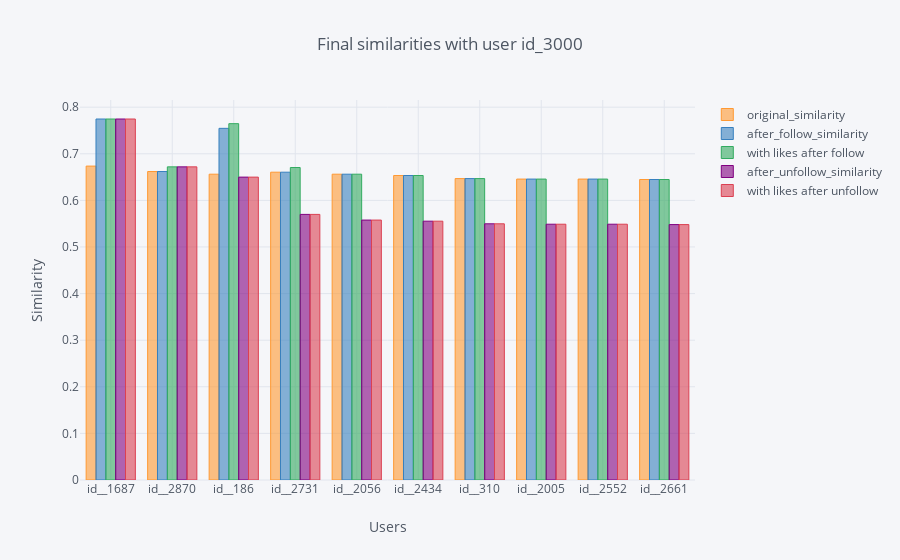

The code cell stored with this chart in its notebook:
### Code cell
end_similarity.iplot(kind='bar', x='plan_ori_id', title='Final similarities with user id_3000', 
            yTitle='Similarity', xTitle='Users')

### Figure 1 — Plotly figure (JSON) as saved in the notebook; plotly's stock layout.template omitted (floating-point values rounded to 4 significant figures)
{"data": [{"marker": {"color": "rgba(255, 153, 51, 0.6)", "line": {"color": "rgba(255, 153, 51, 1.0)", "width": 1}}, "name": "original_similarity", "orientation": "v", "text": "", "type": "bar", "uid": "a34eeab3-5411-4e95-9ed5-cebde026bdf7", "x": ["id__1687", "id__2870", "id__186", "id__2731", "id__2056", "id__2434", "id__310", "id__2005", "id__2552", "id__2661"], "y": [0.6736, 0.6619, 0.6562, 0.6605, 0.6562, 0.6534, 0.6467, 0.6457, 0.6457, 0.6448]}, {"marker": {"color": "rgba(55, 128, 191, 0.6)", "line": {"color": "rgba(55, 128, 191, 1.0)", "width": 1}}, "name": "after_follow_similarity", "orientation": "v", "text": "", "type": "bar", "uid": "2c80c569-5a6c-4ce9-8a32-8575c3615628", "x": ["id__1687", "id__2870", "id__186", "id__2731", "id__2056", "id__2434", "id__310", "id__2005", "id__2552", "id__2661"], "y": [0.7746, 0.6619, 0.7546, 0.6605, 0.6562, 0.6534, 0.6467, 0.6457, 0.6457, 0.6448]}, {"marker": {"color": "rgba(50, 171, 96, 0.6)", "line": {"color": "rgba(50, 171, 96, 1.0)", "width": 1}}, "name": "with likes after follow", "orientation": "v", "text": "", "type": "bar", "uid": "6386f797-d62d-4d10-8811-8bdbaacfe34b", "x": ["id__1687", "id__2870", "id__186", "id__2731", "id__2056", "id__2434", "id__310", "id__2005", "id__2552", "id__2661"], "y": [0.7746, 0.6719, 0.7646, 0.6705, 0.6562, 0.6534, 0.6467, 0.6457, 0.6457, 0.6448]}, {"marker": {"color": "rgba(128, 0, 128, 0.6)", "line": {"color": "rgba(128, 0, 128, 1.0)", "width": 1}}, "name": "after_unfollow_similarity", "orientation": "v", "text": "", "type": "bar", "uid": "49dc808c-7905-4965-921f-e531bf959ac9", "x": ["id__1687", "id__2870", "id__186", "id__2731", "id__2056", "id__2434", "id__310", "id__2005", "id__2552", "id__2661"], "y": [0.7746, 0.6719, 0.6499, 0.5699, 0.5577, 0.5554, 0.5497, 0.5489, 0.5489, 0.5481]}, {"marker": {"color": "rgba(219, 64, 82, 0.6)", "line": {"color": "rgba(219, 64, 82, 1.0)", "width": 1}}, "name": "with likes after unfollow", "orientation": "v", "text": "", "type": "bar", "uid": "11f49bb3-339e-4863-91b7-e28bf7dde7a3", "x": ["id__1687", "id__2870", "id__186", "id__2731", "id__2056", "id__2434", "id__310", "id__2005", "id__2552", "id__2661"], "y": [0.7746, 0.6719, 0.6499, 0.5699, 0.5577, 0.5554, 0.5497, 0.5489, 0.5489, 0.5481]}], "layout": {"legend": {"bgcolor": "#F5F6F9", "font": {"color": "#4D5663"}}, "paper_bgcolor": "#F5F6F9", "plot_bgcolor": "#F5F6F9", "title": {"font": {"color": "#4D5663"}, "text": "Final similarities with user id_3000"}, "xaxis": {"gridcolor": "#E1E5ED", "showgrid": true, "tickfont": {"color": "#4D5663"}, "title": {"font": {"color": "#4D5663"}, "text": "Users"}, "zerolinecolor": "#E1E5ED"}, "yaxis": {"gridcolor": "#E1E5ED", "showgrid": true, "tickfont": {"color": "#4D5663"}, "title": {"font": {"color": "#4D5663"}, "text": "Similarity"}, "zerolinecolor": "#E1E5ED"}}}
